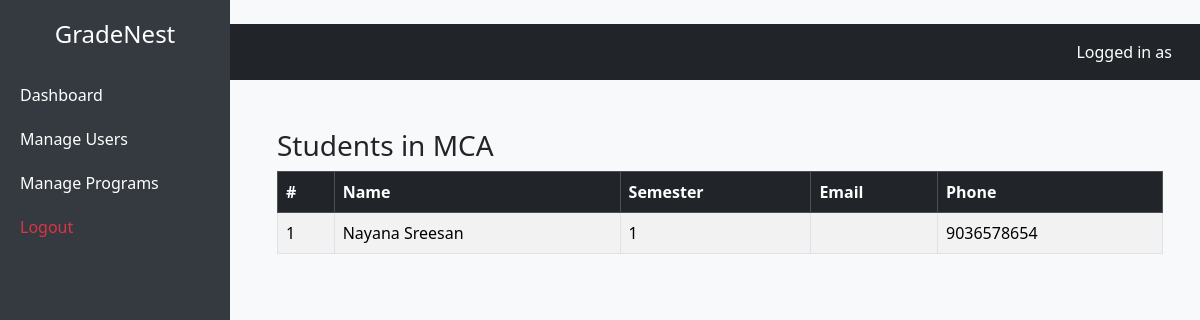
Page /programs/1/students/ on the committed database.
### program_management/models.py (models this page shows, shortened)
class Program(models.Model):
    name = models.CharField(max_length=100)
    department = models.ForeignKey(Department, on_delete=models.SET_NULL, null=True, blank=True)
    num_years = models.PositiveIntegerField(default=0)
    num_semesters = models.PositiveIntegerField(default=0)
    description = models.TextField(blank=True, null=True)

### user_management/models.py (models this page shows, shortened)
class Student(models.Model):
    user = models.OneToOneField(User, on_delete=models.CASCADE)
    program = models.ForeignKey(Program, on_delete=models.SET_NULL, null=True, blank=True)
    semester = models.PositiveIntegerField(default=1)
    admission_number = models.CharField(max_length=20, unique=True)
    roll_number = models.CharField(max_length=20, blank=True, null=True)
    admission_year = models.PositiveIntegerField(null=True, blank=True)
    dob = models.DateField(null=True, blank=True)
    blood_group = models.CharField(max_length=5, blank=True, null=True)
    phone = models.CharField(max_length=15, blank=True, null=True)
    address = models.TextField(blank=True, null=True)
    pin_code = models.CharField(max_length=10, blank=True, null=True)
    father_name = models.CharField(max_length=100, blank=True, null=True)
    mother_name = models.CharField(max_length=100, blank=True, null=True)
    guardian_name = models.CharField(max_length=100, blank=True, null=True)
    guardian_number = models.CharField(max_length=15, blank=True, null=True)
    guardian_email = models.EmailField(blank=True, null=True)
    tenth_percentage = models.DecimalField(max_digits=5, decimal_places=2, null=True, blank=True)
    twelfth_percentage = models.DecimalField(max_digits=5, decimal_places=2, null=True, blank=True)
    bachelor_percentage = models.DecimalField(max_digits=5, decimal_places=2, null=True, blank=True)
    photo = models.ImageField(upload_to='students/photos/', blank=True, null=True)
    identification_document = models.FileField(upload_to='students/id_docs/', blank=True, null=True)

### program_management/views.py (the view)
# urls.py: path('<int:program_id>/students/', program_students, name='program_students'),
def program_students(request, program_id):
    program = get_object_or_404(Program, id=program_id)
    students = Student.objects.filter(program=program)
    return render(request, 'program_management/program_students.html', {
        'program': program,
        'students': students
    })

### program_management/templates/program_management/program_students.html (shortened to what this page needs)
{% extends "base.html" %}
{% block content %}
<div class="container mt-4">
    <h3>Students in {{ program.name }}</h3>
    <table class="table table-striped table-bordered">
        <thead class="table-dark">
            <tr>
                <th>#</th>
                <th>Name</th>
                <th>Semester</th>
                <th>Email</th>
                <th>Phone</th>
            </tr>
        </thead>
        <tbody>
        {% for student in students %}
            <tr>
                <td>{{ forloop.counter }}</td>
                <td>{{ student.user.first_name }} {{ student.user.last_name }}</td>
                <td>{{ student.semester }}</td>
                <td>{{ student.email }}</td>
                <td>{{ student.phone }}</td>
            </tr>
        {% empty %}
            <tr>
                <td colspan="5" class="text-center text-muted">No students in this program yet.</td>
            </tr>
        {% endfor %}
        </tbody>
    </table>
</div>
{% endblock %}

### templates/base.html (style rules this page uses)
body { background-color: #f8f9fa; }

### rows in the picture
Program: name "MCA"
Student: user.first_name "Nayana", user.last_name "Sreesan", semester "1", phone "9036578654"
